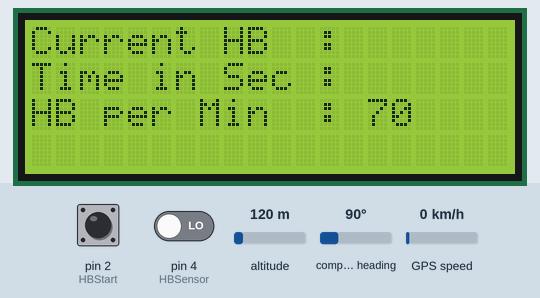
A sketch run on a simulated Arduino Uno, built with avr-gcc and run on an emulated ATmega328P. Shown: 20×4 character LCD. The test bench sets the inputs (shaded band); at power-on: pin 2 (HBStart) HIGH, pin 4 (HBSensor) LOW, altitude 120 m, compass heading 90°, GPS speed 0 km/h. The GPS gets a fix after 3 s at 37.7749, -122.4194 with 8 satellites; what the sketch prints to the serial monitor is not drawn.

Above: at 1.2 s.
1.3 s: pin 2 (HBStart) pulled LOW for 1 s
At 3.9 s:
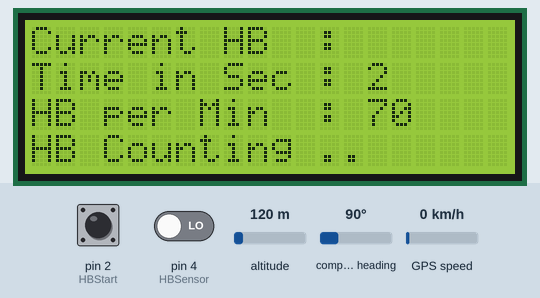
5.5 s: pin 4 (HBSensor) driven HIGH
At 7.1 s:
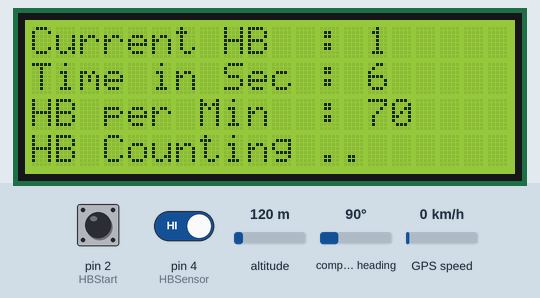
9.6 s: pin 2 (HBStart) pulled LOW for 3.2 s
At 20.0 s:
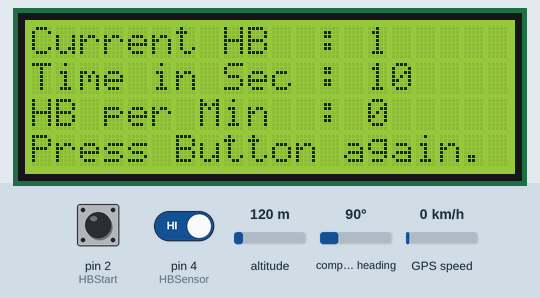
Timing chart, 0 to 20.3 s (numbered marks = the images above; inputs shaded):
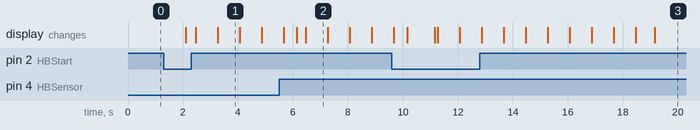

Measured:
- after the input at 1.3 s, the display: first changes after 0.80 s (image 1 shows a later state)
- after the input at 9.6 s, the display: first differs from a run without the input after 1.6 s (image 3 shows a later state)
- what the display in image 2 shows lasts 0.8 s, from 6.5 s to 7.3 s

The sketch:

final_code.ino
```cpp
#include <LiquidCrystal.h>
#include <TimerOne.h>
#include <TinyGPS.h>
LiquidCrystal lcd(13, 12, 11, 10, 9, 8);
TinyGPS gps;
int HBSensor = 4;
int HBCount = 0;
int HBCheck = 0;
int TimeinSec = 0;
int HBperMin = 0;
int HBStart = 2;
int HBStartCheck = 0;

void setup() {
  // put your setup code here, to run once:
  lcd.begin(20, 4);
  pinMode(HBSensor, INPUT);
  pinMode(HBStart, INPUT_PULLUP);
  Timer1.initialize(800000);
  Timer1.attachInterrupt( timerIsr );
  lcd.clear();
  lcd.setCursor(0,0);
  lcd.print("Current HB  : ");
  lcd.setCursor(0,1);
  lcd.print("Time in Sec : ");
  lcd.setCursor(0,2);
  lcd.print("HB per Min  : 70");
  Serial.begin(9600);
  Serial.print("Simple TinyGPS library v. "); Serial.println(TinyGPS::library_version());
  Serial.println("Testing GPS");
  Serial.println("Designed by: www.TheEngineeringProjects.com");
  Serial.println();
}

void loop() {
  if(digitalRead(HBStart) == LOW){lcd.setCursor(0,3);lcd.print("HB Counting ..");HBStartCheck = 1;}
  if(HBStartCheck == 1)
  {
      if((digitalRead(HBSensor) == HIGH) && (HBCheck == 0))
      {
        HBCount = HBCount + 1;
        HBCheck = 1;
        lcd.setCursor(14,0);
        lcd.print(HBCount);
        lcd.print(" ");
      }
      if((digitalRead(HBSensor) == LOW) && (HBCheck == 1))
      {
        HBCheck = 0;
      }
      if(TimeinSec == 10)
      {
          HBperMin = HBCount * 6;
          HBStartCheck = 0;
          lcd.setCursor(14,2);
          lcd.print(HBperMin);
          lcd.print(" ");
          lcd.setCursor(0,3);
          lcd.print("Press Button again.");
          HBCount = 0;
          TimeinSec = 0;
      }
  }
  bool newData = false;
  unsigned long chars;
  unsigned short sentences, failed;

  // For one second we parse GPS data and report some key values
  for (unsigned long start = millis(); millis() - start < 1000;)
  {
    while (Serial.available())
    {
      char c = Serial.read();
      //Serial.print(c);
      if (gps.encode(c))
        newData = true;
    }
  }

  if (newData)      //If newData is true
  {
    float flat, flon;
    unsigned long age;
    gps.f_get_position(&flat, &flon, &age);
    Serial.print("Latitude = ");
    Serial.print(flat == TinyGPS::GPS_INVALID_F_ANGLE ? 0.0 : flat, 6);
    Serial.print(" Longitude = ");
    Serial.print(flon == TinyGPS::GPS_INVALID_F_ANGLE ? 0.0 : flon, 6);

  }

  Serial.println(failed);
 // if (chars == 0)
   // Serial.println("** No characters received from GPS: check wiring **");
}

void timerIsr()
{
  if(HBStartCheck == 1)
  {
      TimeinSec = TimeinSec + 1;
      lcd.setCursor(14,1);
      lcd.print(TimeinSec);
      lcd.print(" ");
  }
}
```
